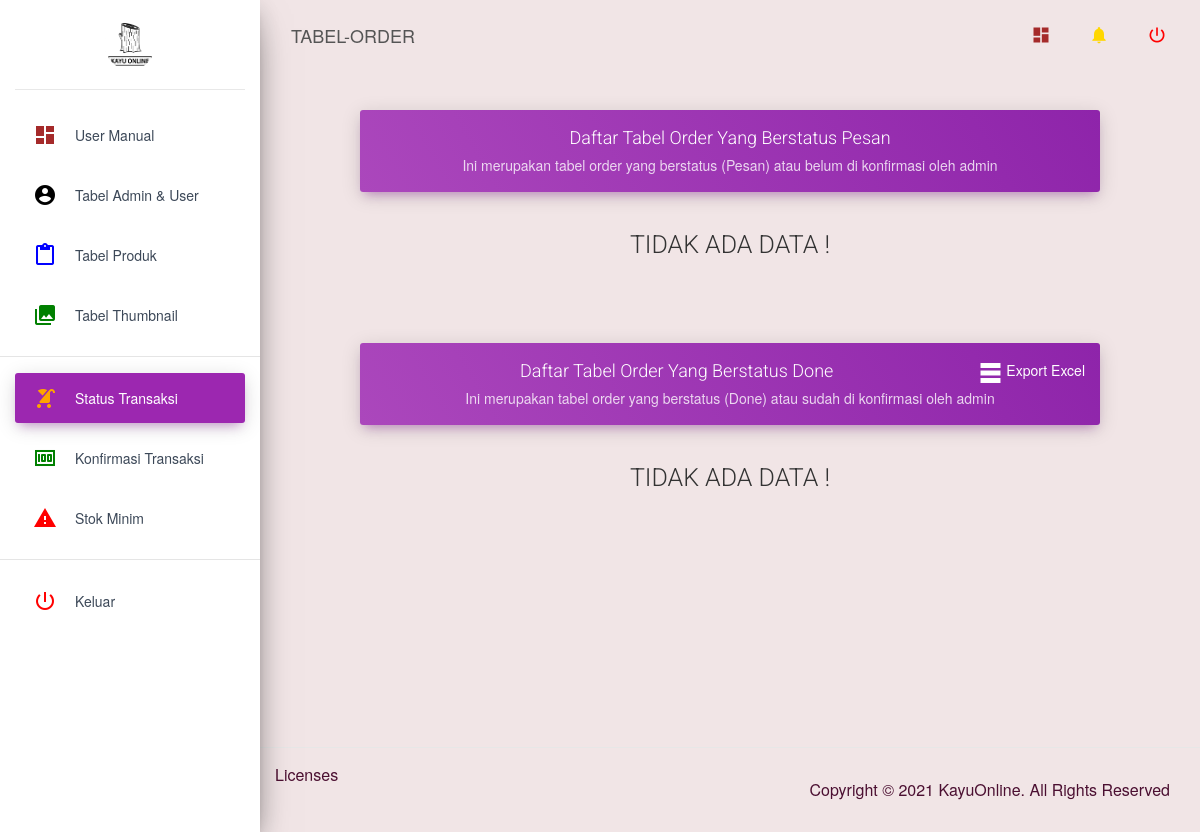
The app's page /admin/tabel-order, older data.
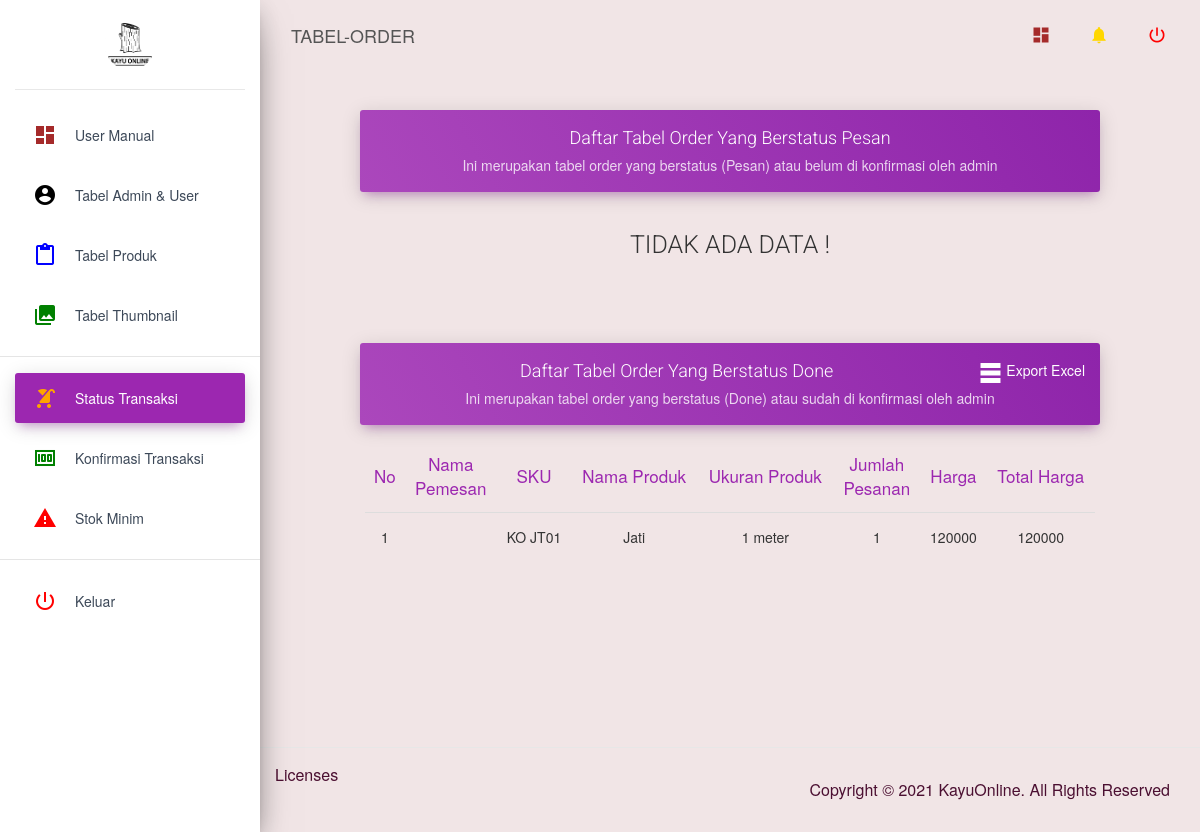
The same page, newer data.
### tables this page shows
CREATE TABLE `orders` (
  `id` bigint(20) NOT NULL,
  `id_pemesan` text,
  `sku_product` char(20) DEFAULT NULL,
  `tanggal` datetime DEFAULT NULL,
  `nama_product` varchar(255) DEFAULT NULL,
  `ukuran` char(100) DEFAULT NULL,
  `gambar_product` char(100) DEFAULT NULL,
  `id_product` bigint(50) DEFAULT NULL,
  `jumlah` int(20) DEFAULT NULL,
  `harga` decimal(10,0) DEFAULT NULL,
  `total` decimal(10,0) DEFAULT NULL,
  `status` varchar(255) DEFAULT NULL,
  `product_size_id` int(11) NOT NULL
);

CREATE TABLE `products` (
  `id` bigint(20) UNSIGNED NOT NULL,
  `category_id` bigint(20) UNSIGNED NOT NULL,
  `product_code` varchar(255) NOT NULL,
  `name` varchar(255) NOT NULL,
  `description` text NOT NULL,
  `detail` text,
  `created_at` timestamp NULL DEFAULT NULL,
  `updated_at` timestamp NULL DEFAULT NULL
);

### application/views/admin/template/layout.php (called while the page is built)
<?php $this->load->view('admin/template/navbar')?>
<?php $this->load->view('admin/template/header')?>
<?php $this->load->view($content)?>
<?php $this->load->view('admin/template/footer')?>

### application/controllers/Admin.php (called while the page is built, shortened)
<?php
class Admin extends CI_Controller
{
	function __construct()
	{
		$this->load->model('m_kayu_online');
	}
	public function tabel_order()
	{
		$data['allNotif'] = $this->m_kayu_online->getAllNotif();
		$data['orderpesan'] = $this->m_kayu_online->getOrderStatusPesan();
		$data['orderdone'] = $this->m_kayu_online->getOrderStatusDone();
		$data['content'] = 'admin/tabel-order';
		$this->load->view('admin/template/layout', $data);
	}
}

### index.php (called while the page is built, shortened)
<?php
require_once BASEPATH.'core/CodeIgniter.php';

### application/models/M_kayu_online.php (called while the page is built, shortened)
<?php
class M_kayu_online extends CI_Model
{
	function __construct()
	{
		$this->db->query('SET SESSION sql_mode =
                  REPLACE(REPLACE(REPLACE(
                  @@sql_mode,
                  "ONLY_FULL_GROUP_BY,", ""),
                  ",ONLY_FULL_GROUP_BY", ""),
                  "ONLY_FULL_GROUP_BY", "")');
	}
	public function getOrderStatusDone()
	{
		$query = $this->db->select('o.*, u.*,f.*,p.*
			from orders as o
			left join users as u on (o.id_pemesan = u.id)
			left join fb_users f on (o.id_pemesan=f.oauth_uid)
			join products p on (p.id=o.id_product)
			where o.status="done"
		')
			->get()
			->result();
		return $query;
	}
}

### application/views/admin/tabel-order.php (the view, shortened to what this page needs)
<div class="content">
  <div class="container-fluid">
    <div class="row">
      <div class="col-md-12">
        <div class="card card-plain">
          <div class="card-header card-header-primary">
            <h4 class="card-title mt-0"> Daftar Tabel Order Yang Berstatus Pesan</h4>
            <p class="card-category"> Ini merupakan tabel order yang berstatus (Pesan) atau belum di konfirmasi oleh admin</p>
          </div>
          <div class="card-body">
            <div class="table-responsive">
              <table class="table table-hover">
                <?php if (!empty($orderpesan)) { ?>
                  <thead class="text-primary">
                    <th>No</th>
                    <th>Nama <br> Pemesan</th>
                    <th>SKU</th>
                    <th>Nama Produk</th>
                    <th>Ukuran Produk</th>
                    <th>Jumlah <br> Pesanan</th>
                    <th>Harga</th>
                    <th>Total Harga</th>
                  </thead>
                  <tbody>
                    <?php $no = 1;
                    foreach ($orderpesan as $key) { ?>
                      <tr>
                        <td><?= $no; ?></td>
                        <td><?php if($key->nama !=null){echo $key->nama;}else if($key->oauth_provider=="facebook"){echo $key->first_name." ".$key->last_name;}else if($key->oauth_provider=="google"){echo $key->first_name;} ?></td>
                        <td><?= $key->sku_product; ?></td>
                        <td><?= $key->name; ?></td>
                        <td><?= $key->ukuran; ?></td>
                        <td><?= $key->jumlah; ?></td>
                        <td><?= $key->harga; ?></td>
                        <td align="center"><?= $key->total; ?></td>
                      </tr>
                    <?php $no += 1;
                    } ?>
                  </tbody>
                <?php } else {
                  echo "<center><h3>TIDAK ADA DATA !</h3></center>";
                } ?>
              </table>
            </div>
          </div>
        </div>
      </div>
    </div>
    <div class="row">
      <div class="col-md-12">
        <div class="card card-plain">
          <div class="card-header card-header-primary">
            <span class="pull-right "><a href="#" data-toggle="modal" data-target="#export" class="text-white"><i class="material-icons ">table_rows</i> Export Excel</a></span>
            <h4 class="card-title mt-0"> Daftar Tabel Order Yang Berstatus Done</h4>
            <p class="card-category"> Ini merupakan tabel order yang berstatus (Done) atau sudah di konfirmasi oleh admin</p>
          </div>
          <div class="card-body">
            <div class="table-responsive">
              <table class="table table-hover">
                <?php if (!empty($orderdone)) { ?>
                  <thead class="text-primary">
                    <th>No</th>
                    <th>Nama <br> Pemesan</th>
                    <th>SKU</th>
                    <th>Nama Produk</th>
                    <th>Ukuran Produk</th>
                    <th>Jumlah <br> Pesanan</th>
                    <th>Harga</th>
                    <th>Total Harga</th>
                  </thead>
                  <tbody>
                    <?php $no = 1;
                    foreach ($orderdone as $key) { ?>
                      <tr>
                        <td><?= $no; ?></td>
                        <td><?php if($key->nama !=null){echo $key->nama;}else if($key->oauth_provider=="facebook"){echo $key->first_name." ".$key->last_name;}else if($key->oauth_provider=="google"){echo $key->first_name;} ?></td>
                        <td><?= $key->sku_product; ?></td>
                        <td><?= $key->name; ?></td>
                        <td><?= $key->ukuran; ?></td>
                        <td><?= $key->jumlah; ?></td>
                        <td><?= $key->harga; ?></td>
                        <td align="center"><?= $key->total; ?></td>
                      </tr>
                    <?php $no += 1;
                    } ?>
                  </tbody>
                <?php } else {
                  echo "<center><h3>TIDAK ADA DATA !</h3></center>";
                } ?>
              </table>
            </div>
          </div>
        </div>
      </div>
    </div>
  </div>
</div>

### application/views/admin/template/navbar.php (shortened to what this page needs)
<?php
  $active = $this->uri->segment(2);
?>
<!DOCTYPE html>
<html lang="en">
<head>
  <link rel="stylesheet" href="https://maxcdn.bootstrapcdn.com/font-awesome/latest/css/font-awesome.min.css">
  <link href="<?php echo base_url(); ?>assets/css/material-dashboard.css?v=2.1.2" rel="stylesheet" />
  <link href="<?php echo base_url(); ?>assets/demo/demo.css" rel="stylesheet" />
</head>
<body class="">
  <div class="wrapper ">
    <div class="sidebar" data-color="purple" data-background-color="white" data-image="<?php echo base_url(); ?>assets/img/sidebar-1.jpg">
      <div class="logo"><a href="<?php echo base_url('admin'); ?>" class="simple-text logo-normal">
         <img src="<?php echo base_url(); ?>assets/img/Logo-hitam.png" style="border-radius: 100px; width: 50px; height: 50px;" /> <?php echo $_SESSION['namaUser']; ?>
        </a>
      </div>
      <div class="sidebar-wrapper">
        <ul class="nav">
          <li class="nav-item <?php if($active==''){ ?> active <?php } ?>  ">
            <a class="nav-link" href="<?php echo base_url('admin'); ?>">
              <i style="color: brown" class="material-icons">dashboard</i>
              <p>User Manual</p>
            </a>
          </li>
          <li class="nav-item <?php if($active=='tabel'){ ?> active <?php } ?>">
            <a class="nav-link" href="<?php echo base_url('admin/tabel'); ?>">
              <i style="color: black" class="material-icons">account_circle</i>
              <p>Tabel Admin & User</p>
            </a>
          </li>
          <li class="nav-item <?php if($active=='tabelProduk'){ ?> active <?php } ?>">
            <a class="nav-link" href="<?php echo base_url('admin/tabelProduk'); ?>">
              <i style="color: blue" class="material-icons">content_paste</i>
              <p>Tabel Produk</p>
            </a>
          </li>
          <li class="nav-item <?php if($active=='tabelThumbnail'){ ?> active <?php } ?>">
            <a class="nav-link" href="<?php echo base_url('admin/tabelThumbnail'); ?>">
              <i style="color: green" class="material-icons">collections</i>
              <p>Tabel Thumbnail</p>
            </a>
          </li>
          <li style="color: purple"><hr></li>
          <li class="nav-item <?php if($active=='tabel-order'){ ?> active <?php } ?>">
            <a class="nav-link" href="<?php echo base_url('admin/tabel-order'); ?>">
              <i style="color:orange" class="material-icons">stroller</i>
              <p>Status Transaksi</p>
            </a>
          </li>
          <li class="nav-item <?php if($active=='status-transaksi'){ ?> active <?php } ?>">
            <a class="nav-link" href="<?php echo base_url('admin/daftar-bukti-tf'); ?>">
              <i style="color: green" class="material-icons">money</i>
              <p>Konfirmasi Transaksi</p>
            </a>
          </li>
          <li class="nav-item <?php if($active=='stok-minim'){ ?> active <?php } ?>">
            <a class="nav-link" href="<?php echo base_url('admin/stok-minim'); ?>">
              <i style="color: red" class="material-icons">warning</i>
              <p>Stok Minim</p>
            </a>
          </li>
          <hr>
          <li class="nav-item">
            <a class="nav-link" onclick="return confirm('Apakah anda yakin ingin keluar ?')" href="<?php echo base_url('login/logout') ?>">
              <i style="color: red" class="material-icons">power_settings_new</i>
              <p>Keluar</p>
            </a>
          </li>
        </ul>
      </div>
    </div>
    <div class="main-panel">

### application/views/admin/template/header.php (shortened to what this page needs)
<?php
  $active = $this->uri->segment(2);
 ?>
      <nav class="navbar navbar-expand-lg navbar-transparent navbar-absolute fixed-top ">
        <div class="container-fluid">
          <div class="navbar-wrapper">
            <a class="navbar-brand" href="javascript:;"><?php if($active==''){ echo 'DASHBOARD'; } else { echo strtoupper($active); } ?></a>
          </div>
          <div class="collapse navbar-collapse justify-content-end">
            <ul class="navbar-nav">
              <li class="nav-item">
                <a class="nav-link" href="<?php echo base_url('admin'); ?>">
                  <i style="color: brown" class="material-icons">dashboard</i>
                </a>
              </li>
              <li class="nav-item dropdown">
                <a class="nav-link" href="http://example.com" id="navbarDropdownMenuLink" data-toggle="dropdown" aria-haspopup="true" aria-expanded="false">
                  <i style="color: gold" class="material-icons">notifications</i>
                </a>
              </li>
              <li class="nav-item dropdown">
                <a class="nav-link" href="javascript:;" id="navbarDropdownProfile" data-toggle="dropdown" aria-haspopup="true" aria-expanded="false">
                  <i style="color:red" class="material-icons">power_settings_new</i>
                </a>
              </li>
            </ul>
          </div>
        </div>
      </nav>

### application/views/admin/template/footer.php (shortened to what this page needs)
<footer class="footer">
        <div class="container-fluid">
          <nav class="float-left">
            <ul>
              <li>
                  Licenses
              </li>
            </ul>
          </nav>
          <div class="copyright float-right">
            Copyright
            &copy;
             KayuOnline. All Rights Reserved
          </div>
        </div>
      </footer>
    </div>
  </div>
</body>
</html>

### assets/css/demo.css (style rules this page uses)
*, *:after, *:before { -webkit-box-sizing: border-box; box-sizing: border-box; }
body { font-family: Avenir, 'Helvetica Neue', 'Lato', 'Segoe UI', Helvetica, Arial, sans-serif; color: #4b0f31; background-color: #f1e5e6; -webkit-font-smoothing: antialiased; -moz-osx-font-smoothing: grayscale; }
a { outline: none; color: #d3394c; text-decoration: none; }
.content { width: 100%; max-width: 800px; text-align: center; margin: 0 auto; padding: 0 0 3em 0; }

Row changes from the older to the newer data that the page shows:
added orders: sku_product "KO JT01", id_product.name "Jati", ukuran "1 meter", jumlah "1", harga "120000", total "120000"
Text that changed along with them:
text no longer shown: "TIDAK ADA DATA !"
text now shown: "No Nama Pemesan SKU Nama Produk Ukuran Produk Jumlah Pesanan Harga Total Harga"
